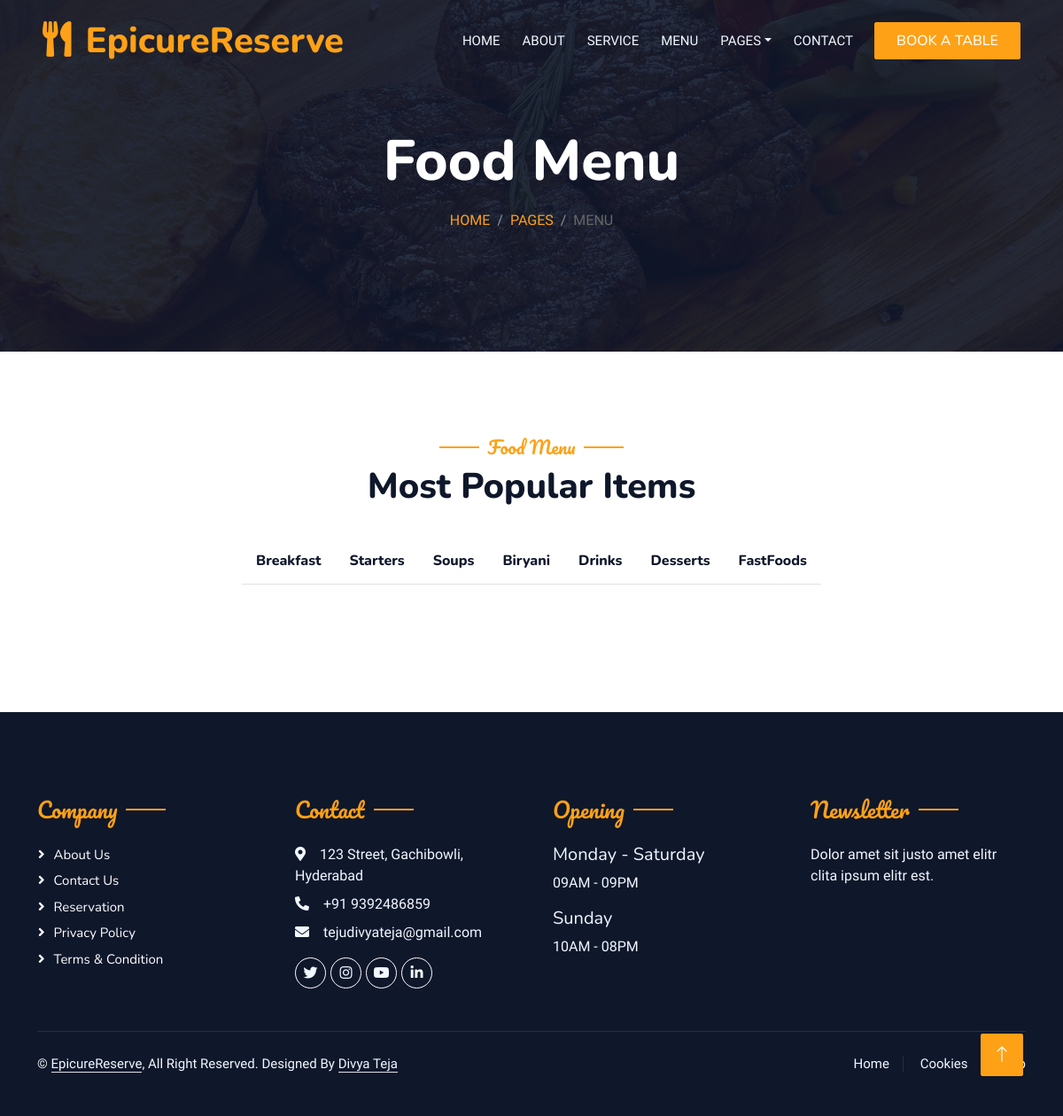
The page /booking/ on the database its author committed.
### booking/models.py (models this page shows)
class Category(models.Model):
    name = models.CharField(max_length = 50)
    def __str__(self):
        return self.name
    class Meta:
        verbose_name = "Category"
        verbose_name_plural = "Categories"

### booking/views.py (the view)
# urls.py: path('', views.menu_list, name = 'menu_list'),
def menu_list(request):
    menu_list = Menu.objects.all()
    categories = Category.objects.all()
    context = {
        'menu_list' : menu_list,
        'categories' : categories,
        }
    return render(request, 'menu/list.html', context)

### booking/templates/menu/list.html (shortened to what this page needs)
{% extends "base.html" %}
{% load static %}
{% block body %}
<div class="container-xxl position-relative p-0">
    <div class="container-xxl py-5 bg-dark hero-header mb-5">
        <div class="container text-center my-5 pt-5 pb-4">
            <h1 class="display-3 text-white mb-3 animated slideInDown">Food Menu</h1>
            <nav aria-label="breadcrumb">
                <ol class="breadcrumb justify-content-center text-uppercase">
                    <li class="breadcrumb-item"><a href="#">Home</a></li>
                    <li class="breadcrumb-item"><a href="#">Pages</a></li>
                    <li class="breadcrumb-item" aria-current="page">Menu</li>
                </ol>
            </nav>
        </div>
    </div>
  </div>
<div class="container-xxl py-5">
    <div class="container">
        <div class="text-center wow fadeInUp" data-wow-delay="0.1s">
            <h5 class="section-title ff-secondary text-center text-primary fw-normal">Food Menu</h5>
            <h1 class="mb-5">Most Popular Items</h1>
        </div>
        <div class="tab-class text-center wow fadeInUp" data-wow-delay="0.1s">
            <ul class="nav nav-pills d-inline-flex justify-content-center border-bottom mb-5">
                {% for category in categories %}
                    <li class="nav-item">
                        <a class="d-flex align-items-center text-start mx-3 ms-0 pb-3" data-bs-toggle="pill" href="#{{category}}">
                            <div class="ps-3">
                                <h6 class="mt-n1 mb-0">{{category}}</h6>
                            </div>
                        </a>
                    </li>
                {% endfor %}
            </ul>
        </div>
    </div>
</div>
{% endblock body %}

### static/site_static/css/style.css (style rules this page uses)
:root { --primary: #FEA116; --light: #F1F8FF; --dark: #0F172B; }
.ff-secondary { font-family: 'Pacifico', cursive; }
.hero-header { background: linear-gradient(rgba(15, 23, 43, .9), rgba(15, 23, 43, .9)), url(../img/bg-hero.jpg); background-position: center center; background-repeat: no-repeat; background-size: cover; }
.breadcrumb-item + .breadcrumb-item::before { color: rgba(255, 255, 255, .5); }
.section-title { position: relative; display: inline-block; }
.section-title::before { position: absolute; content: ""; width: 45px; height: 2px; top: 50%; left: -55px; margin-top: -1px; background: var(--primary); }
.section-title::after { position: absolute; content: ""; width: 45px; height: 2px; top: 50%; right: -55px; margin-top: -1px; background: var(--primary); }

### rows shown on the page
Category: name "Breakfast"
Category: name "Starters"
Category: name "Soups"
Category: name "Biryani"
Category: name "Drinks"
Category: name "Desserts"
Category: name "FastFoods"
